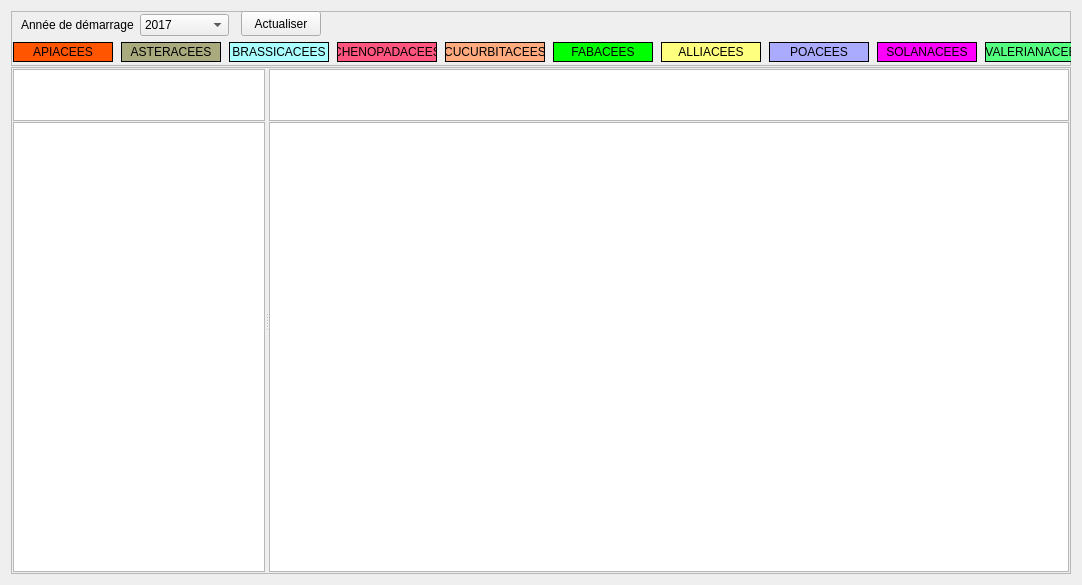
      <widget class="QWidget" name="tab_6">
       <attribute name="title">
        <string>Rotation</string>
       </attribute>
       <layout class="QHBoxLayout" name="horizontalLayout_12">
        <item>
         <layout class="QVBoxLayout" name="verticalLayout_7">
          <property name="spacing">
           <number>1</number>
          </property>
          <item>
           <widget class="QFrame" name="frame_7">
            <property name="minimumSize">
             <size>
              <width>0</width>
              <height>55</height>
             </size>
            </property>
            <property name="maximumSize">
             <size>
              <width>16777215</width>
              <height>55</height>
             </size>
            </property>
            <property name="frameShape">
             <enum>QFrame::StyledPanel</enum>
            </property>
            <property name="frameShadow">
             <enum>QFrame::Raised</enum>
            </property>
            <widget class="QWidget" name="layoutWidget1">
             <property name="geometry">
              <rect>
               <x>10</x>
               <y>0</y>
               <width>208</width>
               <height>28</height>
              </rect>
             </property>
             <layout class="QHBoxLayout" name="horizontalLayout_17">
              <item>
               <widget class="QLabel" name="label_41">
                <property name="text">
                 <string>Année de démarrage</string>
                </property>
               </widget>
              </item>
              <item>
               <widget class="QComboBox" name="comboBox_AnneeEnCours_2">
                <item>
                 <property name="text">
                  <string>2017</string>
                 </property>
                </item>
                <item>
                 <property name="text">
                  <string>2018</string>
                 </property>
                </item>
                <item>
                 <property name="text">
                  <string>2019</string>
                 </property>
                </item>
                <item>
                 <property name="text">
                  <string>2020</string>
                 </property>
                </item>
                <item>
                 <property name="text">
                  <string>2021</string>
                 </property>
                </item>
                <item>
                 <property name="text">
                  <string>2022</string>
                 </property>
                </item>
                <item>
                 <property name="text">
                  <string>2023</string>
                 </property>
                </item>
                <item>
                 <property name="text">
                  <string>2024</string>
                 </property>
                </item>
                <item>
                 <property name="text">
                  <string>2025</string>
                 </property>
                </item>
                <item>
                 <property name="text">
                  <string>2026</string>
                 </property>
                </item>
                <item>
                 <property name="text">
                  <string>2027</string>
                 </property>
                </item>
                <item>
                 <property name="text">
                  <string>2028</string>
                 </property>
                </item>
                <item>
                 <property name="text">
                  <string>2029</string>
                 </property>
                </item>
                <item>
                 <property name="text">
                  <string>2030</string>
                 </property>
                </item>
               </widget>
              </item>
             </layout>
            </widget>
            <widget class="QPushButton" name="pushButton_color">
             <property name="geometry">
              <rect>
               <x>230</x>
               <y>0</y>
               <width>80</width>
               <height>25</height>
              </rect>
             </property>
             <property name="toolTip">
              <string>Actualiser l'affichage des parcelles</string>
             </property>
             <property name="text">
              <string>Actualiser</string>
             </property>
            </widget>
            <widget class="QWidget" name="layoutWidget_2">
             <property name="geometry">
              <rect>
               <x>0</x>
               <y>30</y>
               <width>1191</width>
               <height>22</height>
              </rect>
             </property>
             <layout class="QHBoxLayout" name="horizontalLayout_9">
              <item>
               <widget class="QLabel" name="labeL_apiacees_23">
                <property name="minimumSize">
                 <size>
                  <width>100</width>
                  <height>20</height>
                 </size>
                </property>
                <property name="maximumSize">
                 <size>
                  <width>100</width>
                  <height>20</height>
                 </size>
                </property>
                <property name="font">
                 <font>
                  <pointsize>9</pointsize>
                  <weight>50</weight>
                  <bold>false</bold>
                 </font>
                </property>
                <property name="autoFillBackground">
                 <bool>false</bool>
                </property>
                <property name="styleSheet">
                 <string notr="true">background-color : #ff5500</string>
                </property>
                <property name="frameShape">
                 <enum>QFrame::Panel</enum>
                </property>
                <property name="text">
                 <string>APIACEES</string>
                </property>
                <property name="alignment">
                 <set>Qt::AlignCenter</set>
                </property>
               </widget>
              </item>
              <item>
               <widget class="QLabel" name="labeL_apiacees_24">
                <property name="minimumSize">
                 <size>
                  <width>100</width>
                  <height>20</height>
                 </size>
                </property>
                <property name="maximumSize">
                 <size>
                  <width>100</width>
                  <height>20</height>
                 </size>
                </property>
                <property name="font">
                 <font>
                  <pointsize>9</pointsize>
                  <weight>50</weight>
                  <bold>false</bold>
                 </font>
                </property>
                <property name="autoFillBackground">
                 <bool>false</bool>
                </property>
                <property name="styleSheet">
                 <string notr="true">background-color  :#aaaa7f</string>
                </property>
                <property name="frameShape">
                 <enum>QFrame::Panel</enum>
                </property>
                <property name="text">
                 <string>ASTERACEES</string>
                </property>
                <property name="alignment">
                 <set>Qt::AlignCenter</set>
                </property>
               </widget>
              </item>
              <item>
               <widget class="QLabel" name="labeL_apiacees_25">
                <property name="minimumSize">
                 <size>
                  <width>100</width>
                  <height>20</height>
                 </size>
                </property>
                <property name="maximumSize">
                 <size>
                  <width>100</width>
                  <height>20</height>
                 </size>
                </property>
                <property name="font">
                 <font>
                  <pointsize>9</pointsize>
                  <weight>50</weight>
                  <bold>false</bold>
                 </font>
                </property>
                <property name="autoFillBackground">
                 <bool>false</bool>
                </property>
                <property name="styleSheet">
                 <string notr="true">background-color : #aaffff</string>
                </property>
                <property name="frameShape">
                 <enum>QFrame::Panel</enum>
                </property>
                <property name="text">
                 <string>BRASSICACEES</string>
                </property>
                <property name="alignment">
                 <set>Qt::AlignCenter</set>
                </property>
               </widget>
              </item>
              <item>
               <widget class="QLabel" name="labeL_apiacees_26">
                <property name="minimumSize">
                 <size>
                  <width>100</width>
                  <height>20</height>
                 </size>
                </property>
                <property name="maximumSize">
                 <size>
                  <width>100</width>
                  <height>20</height>
                 </size>
                </property>
                <property name="font">
                 <font>
                  <pointsize>9</pointsize>
                  <weight>50</weight>
                  <bold>false</bold>
                 </font>
                </property>
                <property name="autoFillBackground">
                 <bool>false</bool>
                </property>
                <property name="styleSheet">
                 <string notr="true">background-color : #ff557f</string>
                </property>
                <property name="frameShape">
                 <enum>QFrame::Panel</enum>
                </property>
                <property name="text">
                 <string>CHENOPADACEES</string>
                </property>
                <property name="alignment">
                 <set>Qt::AlignCenter</set>
                </property>
               </widget>
              </item>
              <item>
               <widget class="QLabel" name="labeL_apiacees_27">
                <property name="minimumSize">
                 <size>
                  <width>100</width>
                  <height>20</height>
                 </size>
                </property>
                <property name="maximumSize">
                 <size>
                  <width>100</width>
                  <height>20</height>
                 </size>
                </property>
                <property name="font">
                 <font>
                  <pointsize>9</pointsize>
                  <weight>50</weight>
                  <bold>false</bold>
                 </font>
                </property>
                <property name="autoFillBackground">
                 <bool>false</bool>
                </property>
                <property name="styleSheet">
                 <string notr="true">background-color : #ffaa7f</string>
                </property>
                <property name="frameShape">
                 <enum>QFrame::Panel</enum>
                </property>
                <property name="text">
                 <string>CUCURBITACEES</string>
                </property>
                <property name="alignment">
                 <set>Qt::AlignCenter</set>
                </property>
               </widget>
              </item>
              <item>
               <widget class="QLabel" name="labeL_apiacees_28">
                <property name="minimumSize">
                 <size>
                  <width>100</width>
                  <height>20</height>
                 </size>
                </property>
                <property name="maximumSize">
                 <size>
                  <width>100</width>
                  <height>20</height>
                 </size>
                </property>
                <property name="font">
                 <font>
                  <pointsize>9</pointsize>
                  <weight>50</weight>
                  <bold>false</bold>
                 </font>
                </property>
                <property name="autoFillBackground">
                 <bool>false</bool>
                </property>
                <property name="styleSheet">
                 <string notr="true">background-color : #00ff00</string>
                </property>
                <property name="frameShape">
                 <enum>QFrame::Panel</enum>
                </property>
                <property name="text">
                 <string>FABACEES</string>
                </property>
                <property name="alignment">
                 <set>Qt::AlignCenter</set>
                </property>
               </widget>
              </item>
              <item>
               <widget class="QLabel" name="labeL_apiacees_29">
                <property name="minimumSize">
                 <size>
                  <width>100</width>
                  <height>20</height>
                 </size>
                </property>
                <property name="maximumSize">
                 <size>
                  <width>100</width>
                  <height>20</height>
                 </size>
                </property>
                <property name="font">
                 <font>
                  <pointsize>9</pointsize>
                  <weight>50</weight>
                  <bold>false</bold>
                 </font>
                </property>
                <property name="autoFillBackground">
                 <bool>false</bool>
                </property>
                <property name="styleSheet">
                 <string notr="true">background-color : #ffff7f</string>
                </property>
                <property name="frameShape">
                 <enum>QFrame::Panel</enum>
                </property>
                <property name="text">
                 <string>ALLIACEES</string>
                </property>
                <property name="alignment">
                 <set>Qt::AlignCenter</set>
                </property>
               </widget>
              </item>
              <item>
               <widget class="QLabel" name="labeL_apiacees_30">
                <property name="minimumSize">
                 <size>
                  <width>100</width>
                  <height>20</height>
                 </size>
                </property>
                <property name="maximumSize">
                 <size>
                  <width>100</width>
                  <height>20</height>
                 </size>
                </property>
                <property name="font">
                 <font>
                  <pointsize>9</pointsize>
                  <weight>50</weight>
                  <bold>false</bold>
                 </font>
                </property>
                <property name="autoFillBackground">
                 <bool>false</bool>
                </property>
                <property name="styleSheet">
                 <string notr="true">background-color : #aaaaff</string>
                </property>
                <property name="frameShape">
                 <enum>QFrame::Panel</enum>
                </property>
                <property name="text">
                 <string>POACEES</string>
                </property>
                <property name="alignment">
                 <set>Qt::AlignCenter</set>
                </property>
               </widget>
              </item>
              <item>
               <widget class="QLabel" name="labeL_apiacees_31">
                <property name="minimumSize">
                 <size>
                  <width>100</width>
                  <height>20</height>
                 </size>
                </property>
                <property name="maximumSize">
                 <size>
                  <width>100</width>
                  <height>20</height>
                 </size>
                </property>
                <property name="font">
                 <font>
                  <pointsize>9</pointsize>
                  <weight>50</weight>
                  <bold>false</bold>
                 </font>
                </property>
                <property name="autoFillBackground">
                 <bool>false</bool>
                </property>
                <property name="styleSheet">
                 <string notr="true">background-color : #ff00ff</string>
                </property>
                <property name="frameShape">
                 <enum>QFrame::Panel</enum>
                </property>
                <property name="text">
                 <string>SOLANACEES</string>
                </property>
                <property name="alignment">
                 <set>Qt::AlignCenter</set>
                </property>
               </widget>
              </item>
              <item>
               <widget class="QLabel" name="labeL_apiacees_32">
                <property name="minimumSize">
                 <size>
                  <width>100</width>
                  <height>20</height>
                 </size>
                </property>
                <property name="maximumSize">
                 <size>
                  <width>100</width>
                  <height>20</height>
                 </size>
                </property>
                <property name="font">
                 <font>
                  <pointsize>9</pointsize>
                  <weight>50</weight>
                  <bold>false</bold>
                 </font>
                </property>
                <property name="autoFillBackground">
                 <bool>false</bool>
                </property>
                <property name="styleSheet">
                 <string notr="true">background-color : #55ff7f</string>
                </property>
                <property name="frameShape">
                 <enum>QFrame::Panel</enum>
                </property>
                <property name="text">
                 <string>VALERIANACEES</string>
                </property>
                <property name="alignment">
                 <set>Qt::AlignCenter</set>
                </property>
               </widget>
              </item>
              <item>
               <widget class="QLabel" name="labeL_apiacees_33">
                <property name="minimumSize">
                 <size>
                  <width>100</width>
                  <height>20</height>
                 </size>
                </property>
                <property name="maximumSize">
                 <size>
                  <width>100</width>
                  <height>20</height>
                 </size>
                </property>
                <property name="font">
                 <font>
                  <pointsize>9</pointsize>
                  <weight>50</weight>
                  <bold>false</bold>
                 </font>
                </property>
                <property name="autoFillBackground">
                 <bool>false</bool>
                </property>
                <property name="styleSheet">
                 <string notr="true">background-color : #ded8d7</string>
                </property>
                <property name="frameShape">
                 <enum>QFrame::Panel</enum>
                </property>
                <property name="text">
                 <string>AUTRES</string>
                </property>
                <property name="alignment">
                 <set>Qt::AlignCenter</set>
                </property>
               </widget>
              </item>
             </layout>
            </widget>
           </widget>
          </item>
          <item>
           <widget class="QFrame" name="frame_9">
            <property name="frameShape">
             <enum>QFrame::StyledPanel</enum>
            </property>
            <property name="frameShadow">
             <enum>QFrame::Raised</enum>
            </property>
            <layout class="QHBoxLayout" name="horizontalLayout_6">
             <property name="spacing">
              <number>1</number>
             </property>
             <property name="leftMargin">
              <number>1</number>
             </property>
             <property name="topMargin">
              <number>1</number>
             </property>
             <property name="rightMargin">
              <number>1</number>
             </property>
             <property name="bottomMargin">
              <number>1</number>
             </property>
             <item>
              <widget class="QSplitter" name="splitter">
               <property name="orientation">
                <enum>Qt::Horizontal</enum>
               </property>
               <widget class="QWidget" name="layoutWidget">
                <layout class="QVBoxLayout" name="verticalLayout_2">
                 <property name="spacing">
                  <number>1</number>
                 </property>
                 <item>
                  <widget class="QGraphicsView" name="graphicsView_2">
                   <property name="minimumSize">
                    <size>
                     <width>150</width>
                     <height>52</height>
                    </size>
                   </property>
                   <property name="maximumSize">
                    <size>
                     <width>300</width>
                     <height>52</height>
                    </size>
                   </property>
                  </widget>
                 </item>
                 <item>
                  <widget class="QGraphicsView" name="graphicsView_rotation2">
                   <property name="minimumSize">
                    <size>
                     <width>150</width>
                     <height>450</height>
                    </size>
                   </property>
                   <property name="maximumSize">
                    <size>
                     <width>300</width>
                     <height>16777215</height>
                    </size>
                   </property>
                   <property name="frameShadow">
                    <enum>QFrame::Plain</enum>
                   </property>
                   <property name="lineWidth">
                    <number>0</number>
                   </property>
                   <property name="verticalScrollBarPolicy">
                    <enum>Qt::ScrollBarAlwaysOff</enum>
                   </property>
                   <property name="horizontalScrollBarPolicy">
                    <enum>Qt::ScrollBarAlwaysOff</enum>
                   </property>
                   <property name="alignment">
                    <set>Qt::AlignLeading|Qt::AlignLeft|Qt::AlignTop</set>
                   </property>
                  </widget>
                 </item>
                </layout>
               </widget>
               <widget class="QWidget" name="layoutWidget">
                <layout class="QVBoxLayout" name="verticalLayout_5">
                 <property name="spacing">
                  <number>1</number>
                 </property>
                 <item>
                  <widget class="QGraphicsView" name="graphicsView_rotation3">
                   <property name="minimumSize">
                    <size>
                     <width>800</width>
                     <height>0</height>
                    </size>
                   </property>
                   <property name="maximumSize">
                    <size>
                     <width>16777215</width>
                     <height>52</height>
                    </size>
                   </property>
                   <property name="frameShape">
                    <enum>QFrame::StyledPanel</enum>
                   </property>
                   <property name="frameShadow">
                    <enum>QFrame::Raised</enum>
                   </property>
                   <property name="lineWidth">
                    <number>4</number>
                   </property>
                   <property name="verticalScrollBarPolicy">
                    <enum>Qt::ScrollBarAlwaysOff</enum>
                   </property>
                   <property name="horizontalScrollBarPolicy">
                    <enum>Qt::ScrollBarAlwaysOff</enum>
                   </property>
                  </widget>
                 </item>
                 <item>
                  <widget class="QGraphicsView" name="graphicsView_rotation">
                   <property name="minimumSize">
                    <size>
                     <width>800</width>
                     <height>450</height>
                    </size>
                   </property>
                   <property name="frameShadow">
                    <enum>QFrame::Plain</enum>
                   </property>
                   <property name="lineWidth">
                    <number>0</number>
                   </property>
                  </widget>
                 </item>
                </layout>
               </widget>
              </widget>
             </item>
            </layout>
           </widget>
          </item>
         </layout>
        </item>
       </layout>
      </widget>
